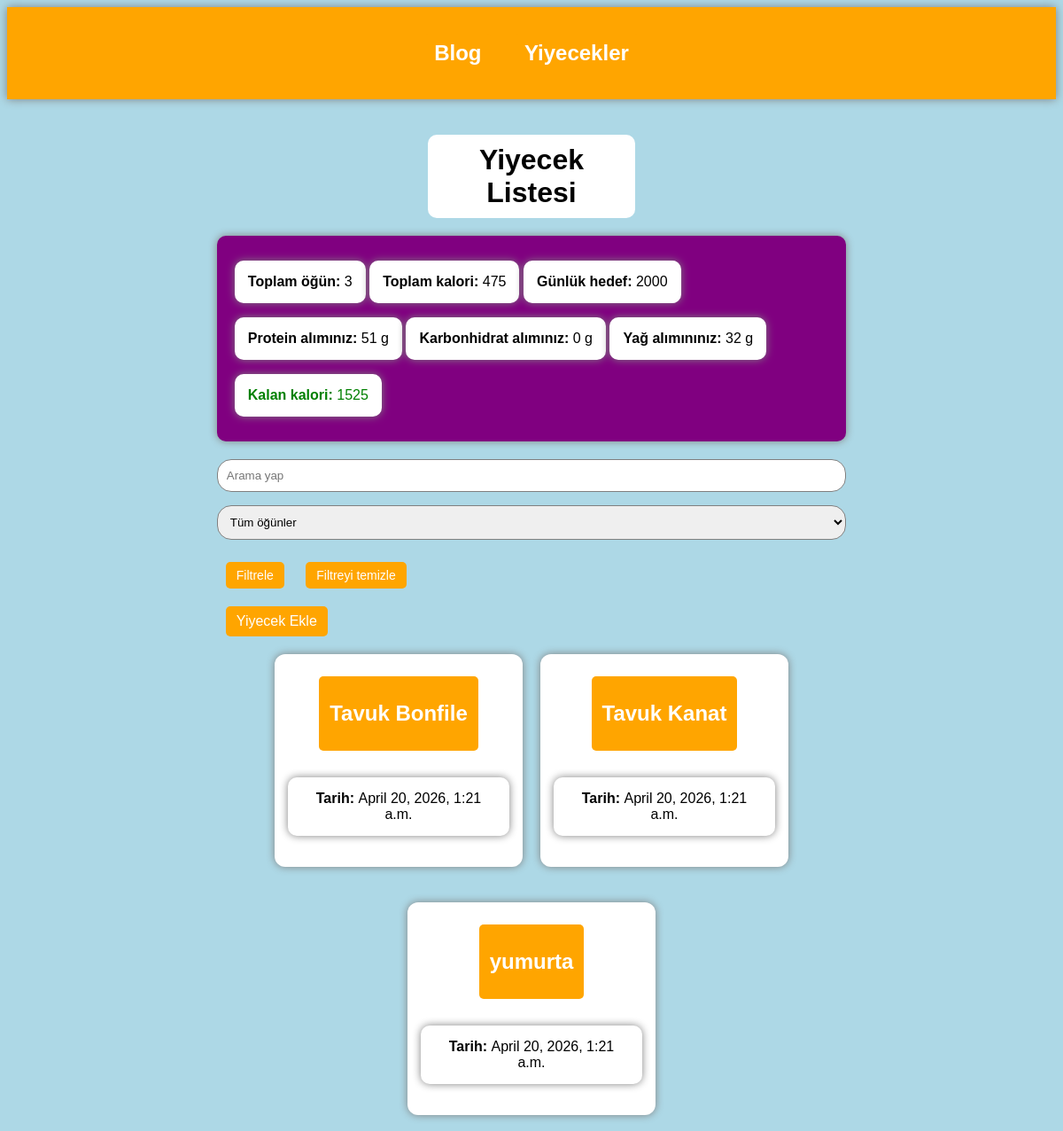
Screenshot of /meals/ with the database file from the repository.
### meal/models.py (models this page shows, shortened)
class Meal(models.Model):
    OGUN_SECENEKLERI = [
        ("kahvalti", "Kahvaltı"),
        ("ogle", "Öğle"),
        ("aksam", "Akşam"),
    ]
    ad = models.CharField(max_length=100)
    kalori = models.IntegerField()
    miktar = models.CharField(max_length=100)
    aciklama = models.TextField()
    ogun = models.CharField(max_length=20, choices=OGUN_SECENEKLERI)
    created_at = models.DateTimeField(auto_now_add=True)
    protein = models.IntegerField(default=0)
    karbonhidrat = models.IntegerField(default=0)
    yag = models.IntegerField(default=0)

### meal/views.py (the view)
# urls.py: path("", views.meal_list, name="meal_list"),
def meal_list(request):
    query = request.GET.get("q")
    ogun = request.GET.get("ogun")
    meals = Meal.objects.all().order_by("-created_at")
    if query:
        meals = meals.filter(ad__icontains = query)
    if ogun:
        meals = meals.filter(ogun = ogun)
    toplam_kalori = meals.aggregate(Sum("kalori"))["kalori__sum"] or 0
    toplam_protein = meals.aggregate(Sum("protein"))["protein__sum"] or 0
    toplam_karbonhidrat = meals.aggregate(Sum("karbonhidrat"))["karbonhidrat__sum"] or 0
    toplam_yag = meals.aggregate(Sum("yag"))["yag__sum"] or 0
    gunluk_hedef = 2000
    kalan_kalori = gunluk_hedef - toplam_kalori
    hedef_asildi = kalan_kalori < 0
    toplam_ogun = meals.count()
    return render(request, "meal_list.html", {
        "meals": meals,
        "query": query,
        "ogun": ogun,
        "toplam_kalori": toplam_kalori,
        "toplam_ogun": toplam_ogun,
        "gunluk_hedef": gunluk_hedef,
        "kalan_kalori": kalan_kalori,
        "hedef_asildi": hedef_asildi,
        "toplam_protein": toplam_protein,
        "toplam_karbonhidrat": toplam_karbonhidrat,
        "toplam_yag": toplam_yag,
    })

### meal/templates/meal_list.html (shortened to what this page needs)
{% extends "base.html" %}
{% block content %}
<h1 class="page-title">Yiyecek Listesi</h1>
    <div class="summary-card">
        <p><strong>Toplam öğün: </strong>{{ toplam_ogun }}</p>
        <p><strong>Toplam kalori: </strong>{{ toplam_kalori }}</p>
        <p><strong>Günlük hedef: </strong>{{ gunluk_hedef }}</p>
        <p><strong>Protein alımınız: </strong>{{ toplam_protein }} g</p>
        <p><strong>Karbonhidrat alımınız: </strong>{{ toplam_karbonhidrat }} g</p>
        <p><strong>Yağ alımınınız: </strong>{{ toplam_yag }} g</p>
        {% if hedef_asildi %}
            <p class="danger-text"><strong>Kalan kalori: </strong>{{ kalan_kalori }}</p>
        {% else %}
            <p class="success-text"><strong>Kalan kalori: </strong>{{ kalan_kalori }}</p>
        {% endif %}
    </div>
        <form method="GET">
            <div class="form-group">
                <input type="text" name="q" class="form-input" placeholder="Arama yap" value="{{ query|default:'' }}">
            </div>
            <div class="form-group">
                <select name="ogun" class="form-input">
                    <option value="" {% if not ogun %} selected {% endif %}>Tüm öğünler</option>
                </select>
            </div>
            <button type="submit" class="form-button">Filtrele</button>
            <a href="{% url 'meal_list' %}" class="form-button2">Filtreyi temizle</a>
        </form>
            <a href="{% url 'meal_create' %}" class="btn1">Yiyecek Ekle</a>
                {% if meals %}
                    <div class="card-container">
                        {% for meal in meals %}
                            <div class="meal-card">
                                <a href="{% url 'meal_detail' meal.id %}" class="btn1">
                                    <h2>{{ meal.ad }}</h2>
                                </a>
                                <p><strong>Tarih: </strong>{{ meal.created_at }}</p>
                            </div>
                        {% endfor %}
                    </div>
                {% else %}
                    <p class="message-box">Hiç veri yok.</p>
                {% endif %}
{% endblock %}

### static/style.css (style rules this page uses)
body { font-family: Arial; background-color: lightblue; }
p { background-color: white; display: inline-block; margin: 20px 0; padding: 15px; border-radius: 10px; box-shadow: 0px 0px 10px gray; }
a, button { text-decoration: none; }
.page-title { text-align: center; background-color: white; width: 30%; margin: auto; margin-top: 40px; padding: 10px; border-radius: 10px; }
.btn1, .btn2 { display: inline-block; background: orange; color: white; padding: 8px 12px; border-radius: 5px; margin: 10px; transition: 0.5s; }
.form-group { margin-bottom: 15px; margin-top: 15px; }
.form-input, .form-textarea { width: 100%; padding: 10px; border: 1px solid gray; border-radius: 16px; box-sizing: border-box; }
.form-button, .form-button2 { display: inline-block; background: orange; color: white; padding: 8px 12px; border-radius: 5px; margin: 10px; border: none; cursor: pointer; transition: 0.5s; font-size: 14px; font-weight: normal; line-height: 1; font-family: Arial; }
.summary-card { background: purple; padding: 20px; border-radius: 10px; margin: 20px 0; box-shadow: 0px 0px 10px gray; }
.summary-card p { margin: 8px 0; }
.success-text { color: green; }
.card-container { display: flex; flex-wrap: wrap; gap: 20px; justify-content: center; }
.meal-card, .home-card { background: white; padding: 15px; border-radius: 12px; width: 250px; box-shadow: 0 0 10px grey; text-align: center; transition: 0.5s; }
.meal-card, .home-card h2 { margin-bottom: 10px; }
.meal-card, .home-card a { display: inline-block; margin-top: 10px; }

### rows the page displays
Meal: ad "Tavuk Bonfile", created_at "April 20, 2026, 1:21 a.m."
Meal: ad "Tavuk Kanat", created_at "April 20, 2026, 1:21 a.m."
Meal: ad "yumurta", created_at "April 20, 2026, 1:21 a.m."

### other values shown
{{ toplam_ogun }} "3"
{{ toplam_kalori }} "475"
{{ gunluk_hedef }} "2000"
{{ toplam_protein }} "51"
{{ toplam_karbonhidrat }} "0"
{{ toplam_yag }} "32"
{{ kalan_kalori }} "1525"
